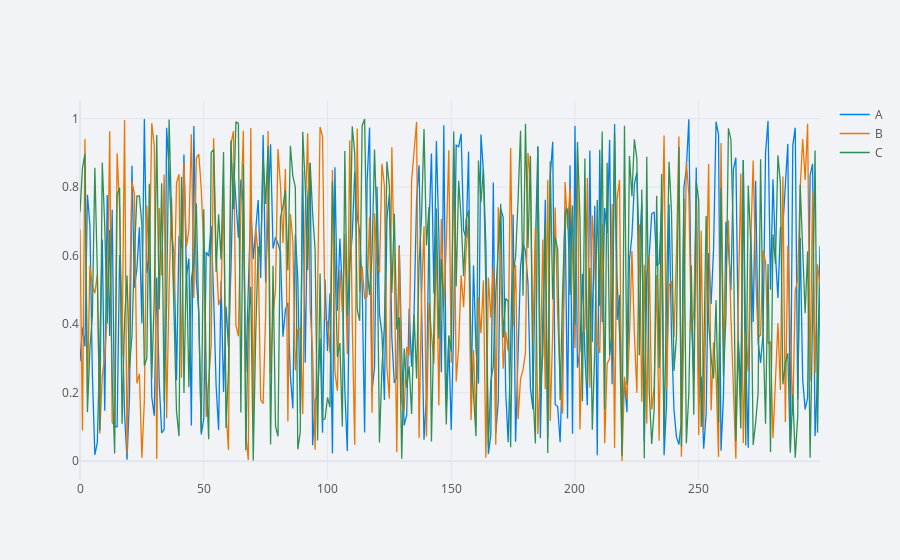

Source (notebook cell):
### Code cell
df.iplot()

### Figure 1 — Plotly figure (JSON) as saved in the notebook; plotly's stock layout.template omitted (floating-point values rounded to 4 significant figures; data arrays with more than 128 entries replaced by an {"elided": "..."} marker saying what was removed)
{"data": [{"line": {"color": "rgba(0, 128, 240, 1.0)", "dash": "solid", "shape": "linear", "width": 1.3}, "mode": "lines", "name": "A", "text": "", "type": "scatter", "x": {"elided": "300 int values"}, "y": {"elided": "300 float values"}}, {"line": {"color": "rgba(238, 118, 0, 1.0)", "dash": "solid", "shape": "linear", "width": 1.3}, "mode": "lines", "name": "B", "text": "", "type": "scatter", "x": {"elided": "300 int values"}, "y": {"elided": "300 float values"}}, {"line": {"color": "rgba(48, 144, 84, 1.0)", "dash": "solid", "shape": "linear", "width": 1.3}, "mode": "lines", "name": "C", "text": "", "type": "scatter", "x": {"elided": "300 int values"}, "y": {"elided": "300 float values"}}], "layout": {"legend": {"bgcolor": "#F2F3F7", "font": {"color": "#505050"}}, "paper_bgcolor": "#F2F3F7", "plot_bgcolor": "#F2F3F7", "title": {"font": {"color": "#484848"}}, "xaxis": {"gridcolor": "#E1E5ED", "showgrid": true, "tickfont": {"color": "#505050"}, "title": {"font": {"color": "#505050"}, "text": ""}, "zerolinecolor": "#E1E5ED"}, "yaxis": {"gridcolor": "#E1E5ED", "showgrid": true, "tickfont": {"color": "#505050"}, "title": {"font": {"color": "#505050"}, "text": ""}, "zerolinecolor": "#E1E5ED"}}}
